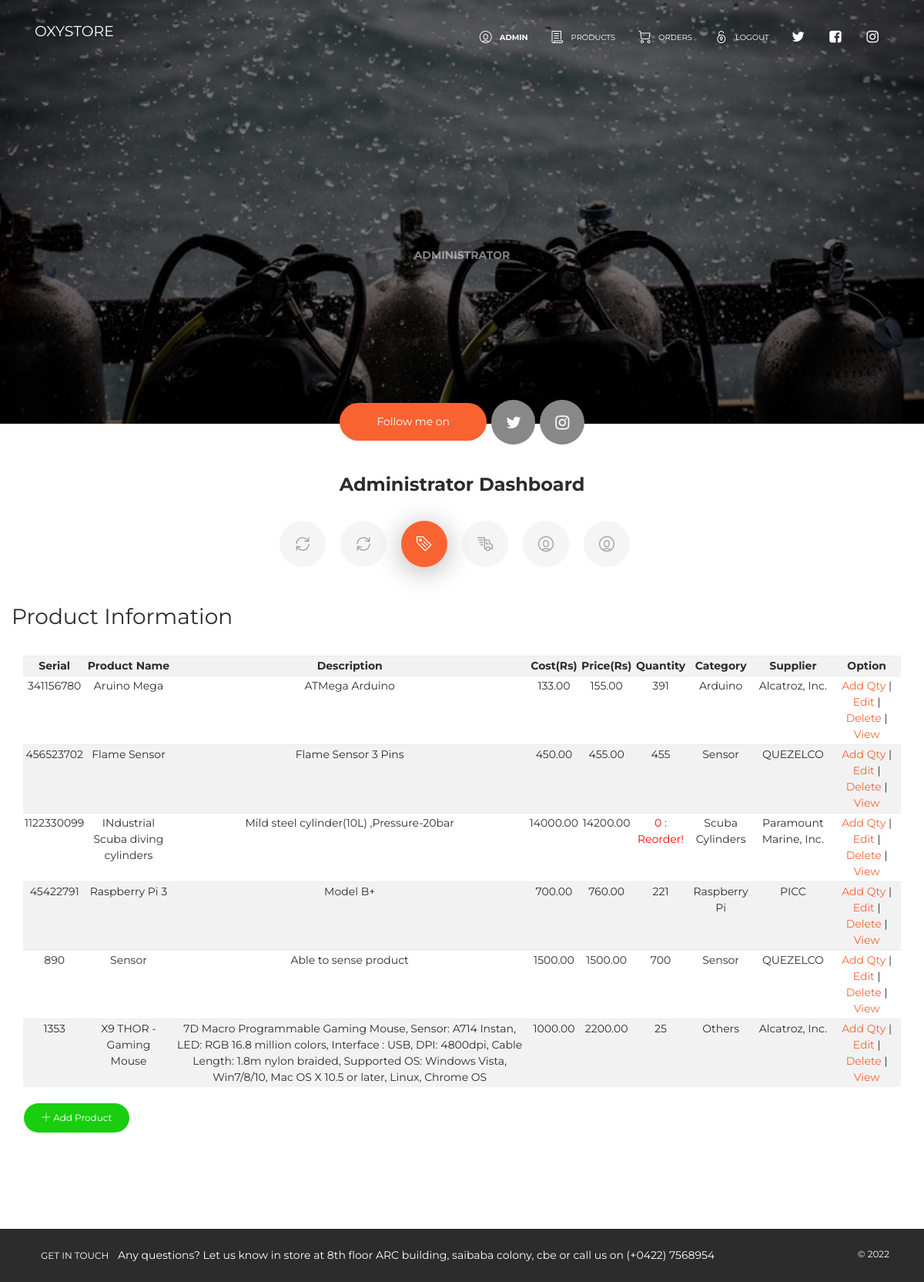
/pages/admin_panel.php (signed in), run on the app's committed database.
### tables this page shows
CREATE TABLE IF NOT EXISTS `products` (
`prod_id` int(11) NOT NULL,
  `prod_name` varchar(50) NOT NULL,
  `prod_desc` varchar(500) NOT NULL,
  `prod_qty` int(11) NOT NULL,
  `prod_cost` decimal(10,2) NOT NULL,
  `prod_price` decimal(10,2) NOT NULL,
  `category` varchar(100) NOT NULL,
  `supplier` varchar(100) NOT NULL,
  `prod_serial` varchar(50) NOT NULL,
  `prod_pic1` varchar(500) NOT NULL,
  `prod_pic2` varchar(500) NOT NULL,
  `prod_pic3` varchar(500) NOT NULL
);

### pages/admin_panel.php (the view, shortened to what this page needs)
<!DOCTYPE html>
<html lang="en">
<head>
    <link rel="stylesheet" href="https://maxcdn.bootstrapcdn.com/font-awesome/latest/css/font-awesome.min.css" />
    <link href="../assets/css/bootstrap.min.css" rel="stylesheet" />
    <link href="../assets/css/now-ui-kit.css?v=1.1.0" rel="stylesheet" />
    <link href="../assets/css/demo.css" rel="stylesheet" />
    <link rel="stylesheet" href="../plugins/datatables/dataTables.bootstrap.css">
</head>
<body class="profile-page sidebar-collapse">
    <nav class="navbar navbar-expand-lg bg-primary fixed-top navbar-transparent " color-on-scroll="400">
        <div class="container">
            <div class="navbar-translate">
                <a href="admin_index.php" class="navbar-brand" rel="tooltip"  data-placement="bottom" target="">
                    <h5>OXYSTORE</h5>
                </a>
            </div>
            <div class="collapse navbar-collapse justify-content-end" id="navigation" data-nav-image="../assets/img/blurred-image-1.jpg">
                <ul class="navbar-nav">
                    <li class="nav-item">
                        <a class="nav-link" href="admin_panel.php" onclick="scrollToDownload()">
                            <i class="now-ui-icons users_circle-08"></i>
                            <p><b>
                                <?php
                                 include('../config/dbconn.php');
                                 $query=mysqli_query($dbconn,"SELECT * FROM `admin` WHERE user_id='".$_SESSION['id']."'");
                                 $row=mysqli_fetch_array($query);
                                 echo 'Admin '.$row['firstname'].'';
                                ?>
                            </p></b>
                        </a>
                    </li>
                    <li class="nav-item">
                        <a class="nav-link" href="admin_products.php">
                            <i class="now-ui-icons files_paper"></i>
                            <p>Products</p>
                        </a>
                    </li>
                    <li class="nav-item">
                        <a class="nav-link" href="orders.php">
                            <i class="now-ui-icons shopping_cart-simple"></i>
                            <p>Orders</p>
                        </a>
                    </li>
                    <li class="nav-item">
                        <a href="logout.php" class="nav-link" href="" onclick="scrollToDownload()">
                            <i class="now-ui-icons ui-1_lock-circle-open"></i>
                            <p>Logout</p>
                        </a>
                    </li>
                    <li class="nav-item">
                        <a class="nav-link" rel="tooltip" title="Follow us on Twitter" data-placement="bottom" href="https://twitter.com" target="_blank">
                            <i class="fa fa-twitter"></i>
                        </a>
                    </li>
                    <li class="nav-item">
                        <a class="nav-link" rel="tooltip" title="Like us on Facebook" data-placement="bottom" href="https://www.facebook.com" target="_blank">
                            <i class="fa fa-facebook-square"></i>
                        </a>
                    </li>
                    <li class="nav-item">
                        <a class="nav-link" rel="tooltip" title="Follow us on Instagram" data-placement="bottom" href="https://www.instagram.com" target="_blank">
                            <i class="fa fa-instagram"></i>
                        </a>
                    </li>
                </ul>
            </div>
        </div>
    </nav>
        <div class="wrapper" filter-color="black">
            <div class="page-header page-header-small">
            <div class="page-header-image" data-parallax="true" style="background-image: url('admin4.jfif');"></div>
                <div class="container">
                    <div class="content-center">
                        <div class="photo-container">
                        </div>
                        <p class="category">Administrator</p>
                    </div>
                </div>
            </div>
        </div>
        <div class="section">
            <div class="container">
                <div class="button-container">
                    <a href="" class="btn btn-primary btn-round btn-lg">Follow me on</a>
                    <a href="https://www.twitter.com" target="_blank" class="btn btn-default btn-round btn-lg btn-icon" rel="tooltip" title="Follow me on Twitter">
                        <i class="fa fa-twitter"></i>
                    </a>
                    <a href="https://www.instagram.com" target="_blank" class="btn btn-default btn-round btn-lg btn-icon" rel="tooltip" title="Follow me on Instagram">
                        <i class="fa fa-instagram"></i>
                    </a>
                </div>
               <div class="row">
                    <div class="col-md-6 ml-auto mr-auto">
                        <h4 class="title text-center">Administrator Dashboard</h4>
                        <div class="nav-align-center">
                            <ul class="nav nav-pills nav-pills-primary" role="tablist">
                                <li class="nav-item">
                                    <a class="nav-link" data-toggle="tab" href="#userlog" role="tablist">
                                        <i class="now-ui-icons loader_refresh"></i>
                                    </a>
                                </li>
                                <li class="nav-item">
                                    <a class="nav-link" data-toggle="tab" href="#adminlog" role="tablist">
                                        <i class="now-ui-icons loader_refresh"></i>
                                    </a>
                                </li>
                                <li class="nav-item">
                                    <a class="nav-link active" data-toggle="tab" href="#products" role="tablist">
                                        <i class="now-ui-icons shopping_tag-content"></i>
                                    </a>
                                </li>
                                <li class="nav-item">
                                    <a class="nav-link" data-toggle="tab" href="#supplier" role="tablist">
                                        <i class="now-ui-icons shopping_delivery-fast"></i>
                                    </a>
                                </li>
                                <li class="nav-item">
                                    <a class="nav-link" data-toggle="tab" href="#user_accounts" role="tablist">
                                        <i class="now-ui-icons users_circle-08"></i>
                                    </a>
                                </li>
                                <li class="nav-item">
                                    <a class="nav-link" data-toggle="tab" href="#admin_accounts" role="tablist">
                                        <i class="now-ui-icons users_circle-08"></i>
                                    </a>
                                </li>
                            </ul>
                        </div>
                    </div>
                    <div class="tab-content gallery">
                        <div class="tab-pane active" id="products" role="tabpanel">
                            <div class="col-md-12 ml-auto mr-auto">
                                <div class="row collections">
                                    <br>
                                    <div class="row">
                                        <div align="center">
                                            <h3>Product Information</h3>
                                        </div>
                                    </div>
                                    <br>
                                      <?php
                                      include('../config/dbconn.php');
                                      $query = "SELECT * FROM products ORDER BY prod_name ASC";
                                      $result = mysqli_query($dbconn,$query);
                                      ?>
                                <br>
                                <br>
                                <table id="" class="table table-condensed table-striped">
                                    <tr>
                                      <th>Serial</th>
                                      <th>Product Name</th>
                                      <th>Description</th>
                                      <th>Cost(Rs)</th>
                                      <th>Price(Rs)</th>
                                      <th>Quantity</th>
                                      <th>Category</th>
                                      <th>Supplier</th>
                                      <th>Option</th>
                                    </tr>
                                        <?php
                                          if($result){
                                            while($res = mysqli_fetch_array($result)) {
                                              echo "<tr>";
                                                echo "<td>".$res['prod_serial']."</td>";
                                                echo "<td>".$res['prod_name']."</td>";
                                                echo "<td>".$res['prod_desc']."</td>";
                                                echo "<td>".$res['prod_cost']."</td>";
                                                echo "<td>".$res['prod_price']."</td>";
                                                $prod_qty=$res['prod_qty'];
                                                if ($prod_qty<=10){
                                                ?>
                                                 <td><span style="color:red;"><?php echo $res['prod_qty'];?> : Reorder!</span></td>
                                                 <?php
                                                }else{
                                               ?>
                                               <td><?php echo $res['prod_qty'];?></td>
                                               <?php }
                                                echo "<td>".$res['category']."</td>";
                                                echo "<td>".$res['supplier']."</td>";
                                                echo "<td><a href=\"product_add_qty.php?prod_id=$res[prod_id]\">Add Qty</a> | <a href=\"product_update.php?prod_id=$res[prod_id]\">Edit</a> | <a href=\"product_delete.php?prod_id=$res[prod_id]
                                                \" onClick=\"return confirm('Are you sure you want to delete?')\">Delete</a> | <a href=\"admin_product_details.php?prod_id=$res[prod_id]\">View</a></td>";
                                              echo "</tr>";
                                            }
                                          }?>
                                </table>
                                <br><br>
                                <a class="btn btn-success btn-round" href="product_add.php"><i class="now-ui-icons ui-1_simple-add"></i> Add Product</a>
                                </div>
                            </div>
                        </div>
                    </div>
                </div>
            </div>
        </div>
        <footer class="footer" data-background-color="black">
           <div class="container">
                <nav>
                    <ul>
                        <li>
                            <a href="" target="_blank">
                               Get in touch
                            </a>
                        </li>
                        <li>
                            Any questions? Let us know in store at 8th floor ARC building, saibaba colony, cbe  or call us on (+0422) 7568954
                        </li>
                    </ul>
                </nav>
                <div class="copyright">
                    &copy;
                </div>
            </div>
        </footer>
</body>
</html>

### data on the page
products: prod_serial "341156780", prod_name "Aruino Mega", prod_desc "ATMega Arduino", prod_cost "133.00", prod_price "155.00", prod_qty "391", category "Arduino", supplier "Alcatroz, Inc."
products: prod_serial "456523702", prod_name "Flame Sensor", prod_desc "Flame Sensor 3 Pins", prod_cost "450.00", prod_price "455.00", prod_qty "455", category "Sensor", supplier "QUEZELCO"
products: prod_serial "1122330099", prod_name "INdustrial Scuba diving cylinders", prod_desc "Mild steel cylinder(10L) ,Pressure-20bar", prod_cost "14000.00", prod_price "14200.00", prod_qty "0", category "Scuba Cylinders", supplier "Paramount Marine, Inc."
products: prod_serial "45422791", prod_name "Raspberry Pi 3", prod_desc "Model B+", prod_cost "700.00", prod_price "760.00", prod_qty "221", category "Raspberry Pi", supplier "PICC"
products: prod_serial "890", prod_name "Sensor", prod_desc "Able to sense product", prod_cost "1500.00", prod_price "1500.00", prod_qty "700", category "Sensor", supplier "QUEZELCO"
products: prod_serial "1353", prod_name "X9 THOR - Gaming Mouse", prod_desc "7D Macro Programmable Gaming Mouse, Sensor: A714 Instan, LED: RGB 16.8 million colors, Interface : USB, DPI: 4800dpi, Cable Length: 1.8m nylon braided, Supported OS: Windows Vista, Win7/8/10, Mac OS X 10.5 or later, Linux, Chrome OS", prod_cost "1000.00", prod_price "2200.00", prod_qty "25", category "Others", supplier "Alcatroz, Inc."
